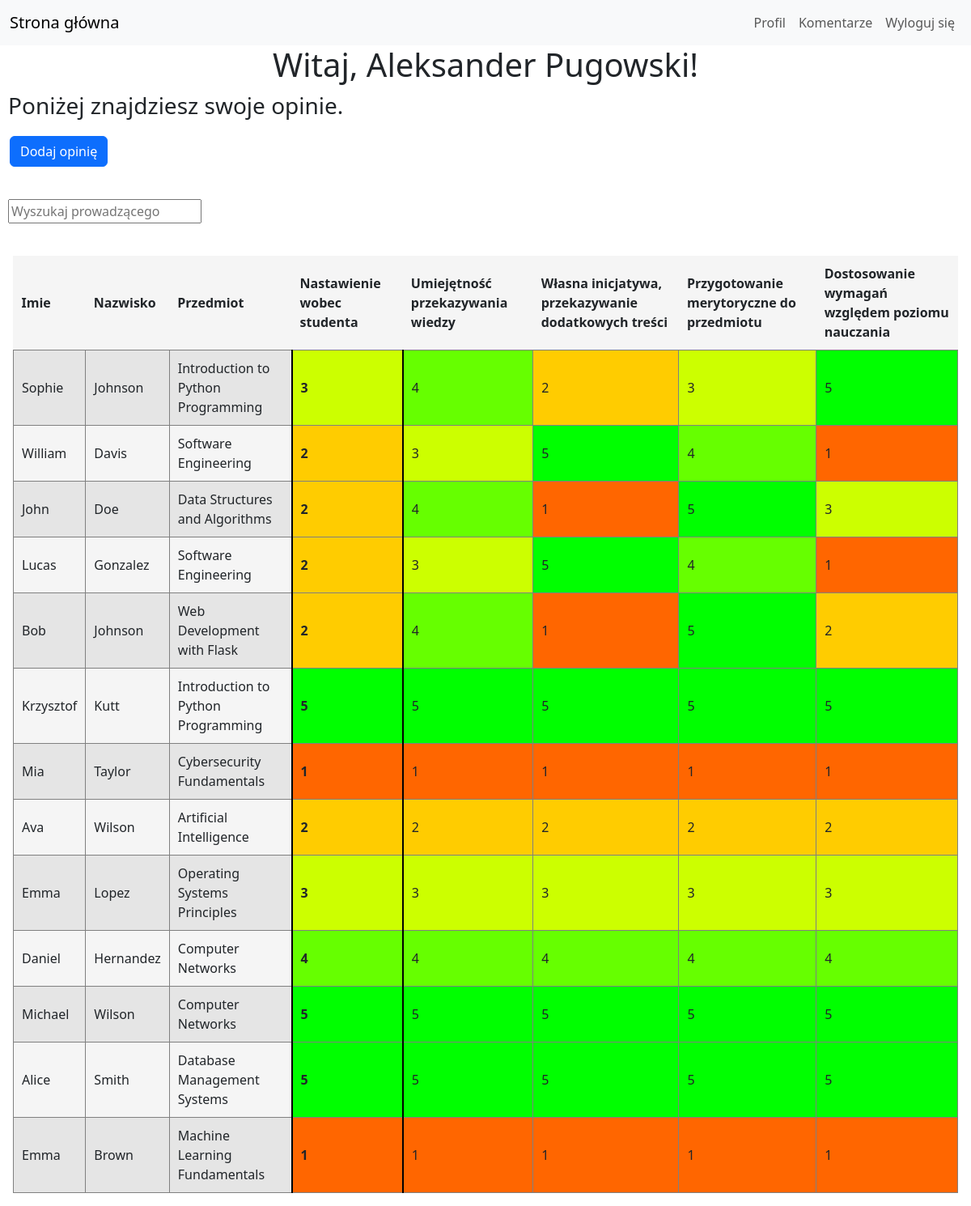
The app's page /profile (signed in) with its own data.
### app/models.py (models this page shows, shortened)
class User(UserMixin, db.Model):
    id: so.Mapped[int] = so.mapped_column(primary_key=True)
    username: so.Mapped[str] = so.mapped_column(sa.String(64), index=True, unique=True)
    email: so.Mapped[str] = so.mapped_column(sa.String(120), index=True, unique=True)
    password_hash: so.Mapped[str] = so.mapped_column(sa.String(256))
    is_admin: so.Mapped[bool] = so.mapped_column()

class Lecturer(db.Model):
    id: so.Mapped[int] = so.mapped_column(primary_key=True)
    name: so.Mapped[str] = so.mapped_column(sa.String(100))
    surname: so.Mapped[str] = so.mapped_column(sa.String(100))

class Course(db.Model):
    id: so.Mapped[int] = so.mapped_column(primary_key=True)
    lecturer_id: so.Mapped[int] = so.mapped_column(sa.ForeignKey(Lecturer.id))
    name: so.Mapped[str] = so.mapped_column(sa.String(100))

class Opinion(db.Model):
    id: so.Mapped[int] = so.mapped_column(primary_key=True)
    user_id: so.Mapped[int] = so.mapped_column(sa.ForeignKey(User.id))
    course_id: so.Mapped[int] = so.mapped_column(sa.ForeignKey(Course.id))
    nastawienie: so.Mapped[int] = so.mapped_column()
    przekazywanie_wiedzy: so.Mapped[int] = so.mapped_column()
    inicjatywa: so.Mapped[int] = so.mapped_column()
    przygotowanie: so.Mapped[int] = so.mapped_column()
    dostosowanie_wymagan: so.Mapped[int] = so.mapped_column()
    comment: so.Mapped[str] = so.mapped_column(sa.String(1024))

### app/routes.py (the view)
@main.route('/profile')
@login_required
def profile():
    headers = (
        'Imie', 'Nazwisko', 'Przedmiot', 'Nastawienie wobec studenta', 'Umiejętność przekazywania wiedzy',
        'Własna inicjatywa, przekazywanie dodatkowych treści', 'Przygotowanie merytoryczne do przedmiotu',
        'Dostosowanie wymagań względem poziomu nauczania')
    user_opinions = (db.session.query(
        Lecturer.name,
        Lecturer.surname,
        Course.name,
        Opinion.nastawienie,
        Opinion.przekazywanie_wiedzy,
        Opinion.inicjatywa,
        Opinion.przygotowanie,
        Opinion.dostosowanie_wymagan
    ).join(
        Course,
        Course.id == Opinion.course_id
    ).join(
        Lecturer,
        Lecturer.id == Course.lecturer_id
    ).where(Opinion.user_id == current_user.id).all())
    user_opinions_id = list(map(lambda x: int(x[0]), db.session.query(Opinion.course_id).where(Opinion.user_id == current_user.id).all()))
    lecturers_to_opinion = (db.session.query(Lecturer.name, Lecturer.surname)
                            .join(Course, Lecturer.id == Course.lecturer_id)
                            .filter(~Course.id.in_(user_opinions_id)).all())
    return render_template('profile.html', username=current_user.username,
                           opinions=user_opinions, headers=headers, add_opinion_on=lecturers_to_opinion)

### app/__init__.py (called while the page is built)
def create_app():
    app = Flask(__name__)
    app.config.from_object(Config)
    app.jinja_env.globals.update(zip=zip)
    db.init_app(app)
    with app.app_context():
        db.create_all()
        from app.helper import populate_db, clear_db
        if Config.POPULATE_DB:
            clear_db()
            populate_db()
    login_manager = LoginManager()
    login_manager.login_view = 'auth.login'
    login_manager.init_app(app)
    from .models import User
    @login_manager.user_loader
    def load_user(user_id):
        return User.query.get(int(user_id))
    from .auth import auth as auth_blueprint
    app.register_blueprint(auth_blueprint)
    from .routes import main as main_blueprint
    app.register_blueprint(main_blueprint)
    return app

### app/templates/profile.html (shortened to what this page needs)
{% extends "base.html" %}
{% block content %}
<h1 class="title">
  Witaj, {{ username }}!
</h1>
    <h3 style="margin: 10px;"> Poniżej znajdziesz swoje opinie. </h3>
    <div style="float:left; margin-top: 10px" class="container">
   <button type="button" class="btn btn-primary" data-bs-toggle="modal" data-bs-target="#exampleModal">
    Dodaj opinię
  </button>
    </div>
    <input type="text" id="searchMainTable" placeholder="Wyszukaj prowadzącego">
    <table id="mainTable">
        <tr class="mainTableHeader">
            {% for header in headers %}
            <th class="mainTableCell">{{ header }}</th>
            {% endfor %}
        </tr>
            {% for opinion in opinions %}
                <tr class="mainTableRow">
                {% for cell in opinion %}
                    <td class="mainTableCell"> {{ cell }}</td>
                {% endfor %}
                </tr>
            {% endfor %}
    </table>
{% endblock %}

### app/templates/base.html (shortened to what this page needs)
<!DOCTYPE html>
<html>
<head>
    <link href="https://cdn.jsdelivr.net/npm/bootstrap@5.3.3/dist/css/bootstrap.min.css" rel="stylesheet">
    <link rel="stylesheet" type="text/css" href="{{url_for('static', filename='styles.css')}}" />
</head>
<body>
<nav class="navbar navbar-expand-lg navbar-light bg-light">
  <div class="container-fluid">
    <a class="navbar-brand" href="{{ url_for('main.index') }}">Strona główna</a>
    <div class="collapse navbar-collapse " id="navbarSupportedContent">
      <ul class="navbar-nav ms-auto mb-2 mb-lg-0">
        <li class="nav-item">
            {%if current_user.is_authenticated %}
          <a href="{{ url_for('main.profile') }}" class="nav-link">Profil</a>
            {% endif %}
        </li>
          <li class="nav-item">
              {%if current_user.is_authenticated %}
              <a href="{{ url_for('main.display_comments') }}" class="nav-link">Komentarze</a>
              {% endif %}
          </li>
          <li class="nav-item">
           {%if current_user.is_authenticated %}
          <a href="{{ url_for('auth.logout') }}" class="nav-link"> Wyloguj się</a>
       {%else%}
          <a href="{{ url_for('auth.login') }}" class="nav-link">Zaloguj się</a>
        {% endif %}</li>
      </ul>
    </div>
  </div>
</nav>
        {% block content %}
        {% endblock %}
</body>
</html>

### app/static/styles.css (style rules this page uses)
#mainTable { border-spacing: 0; margin: 1rem; margin-top: 40px; background-color: #f5f5f5; height: 100%; display: flex; align-items: center; justify-content: center; }
td { border: 1px solid #808080 ; }
td:nth-of-type(4) { font-weight: bold; border-right: 2px solid #000; border-left: 2px solid #000; }
.mainTableRow:nth-child(even) { background-color: #e5e5e5; }
.mainTableHeader { text-align: left; }
.mainTableCell { padding: 10px; }
#searchMainTable { margin-left: 10px; margin-top: 40px; }
.title { display: flex; align-items: center; justify-content: center; }

### records on screen
User: username "Aleksander Pugowski"
Opinion: opinion "3" "4" "2" "3" "5"
Lecturer: name "Sophie", surname "Johnson"
Course: name "Introduction to Python Programming"
Opinion: opinion "2" "3" "5" "4" "1"
Lecturer: name "William", surname "Davis"
Course: name "Software Engineering"
Opinion: opinion "2" "4" "1" "5" "3"
Lecturer: name "John", surname "Doe"
Course: name "Data Structures and Algorithms"
Opinion: opinion "2" "3" "5" "4" "1"
Lecturer: name "Lucas", surname "Gonzalez"
Course: name "Software Engineering"
Opinion: opinion "2" "4" "1" "5" "2"
Lecturer: name "Bob", surname "Johnson"
Course: name "Web Development with Flask"
Opinion: opinion "5" "5" "5" "5" "5"
Lecturer: name "Krzysztof", surname "Kutt"
Course: name "Introduction to Python Programming"
Opinion: opinion "1" "1" "1" "1" "1"
Lecturer: name "Mia", surname "Taylor"
Course: name "Cybersecurity Fundamentals"
Opinion: opinion "2" "2" "2" "2" "2"
Lecturer: name "Ava", surname "Wilson"
Course: name "Artificial Intelligence"
Opinion: opinion "3" "3" "3" "3" "3"
Lecturer: name "Emma", surname "Lopez"
Course: name "Operating Systems Principles"
Opinion: opinion "4" "4" "4" "4" "4"
Lecturer: name "Daniel", surname "Hernandez"
Course: name "Computer Networks"
Opinion: opinion "5" "5" "5" "5" "5"
Lecturer: name "Michael", surname "Wilson"
Course: name "Computer Networks"
Opinion: opinion "5" "5" "5" "5" "5"
Lecturer: name "Alice", surname "Smith"
Course: name "Database Management Systems"
Opinion: opinion "1" "1" "1" "1" "1"
Lecturer: name "Emma", surname "Brown"
Course: name "Machine Learning Fundamentals"

### other values on screen
{{ header }} "Imie" "Nazwisko" "Przedmiot" "Nastawienie wobec studenta" "Umiejętność przekazywania wiedzy" "Własna inicjatywa, przekazywanie dodatkowych treści" "Przygotowanie merytoryczne do przedmiotu" "Dostosowanie wymagań względem poziomu nauczania"
